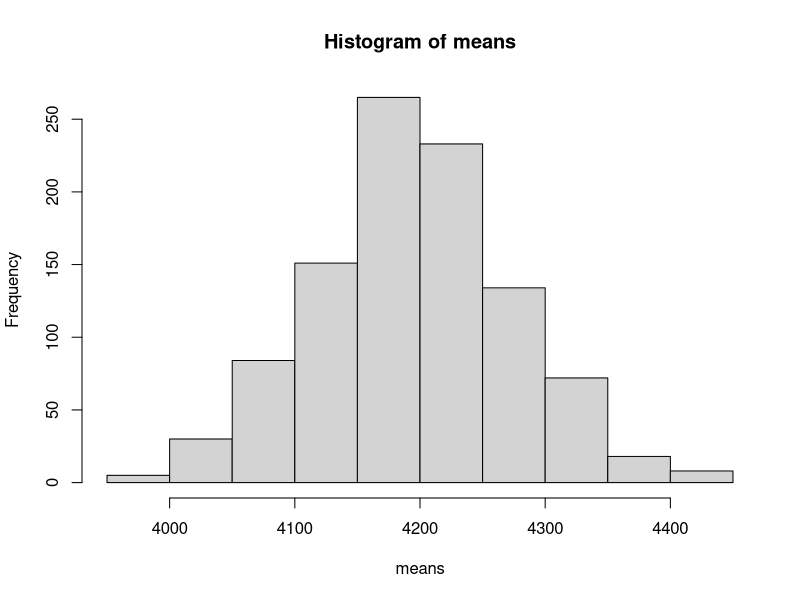

Write the R code that produced this figure. (Note: this script raises an error after producing the figure.)
# Week 10 - Functions
# Elena & Willa
# 11/2/21

#### Load libraries and set options ####
library(tidyverse)
# options(stringsAsFactors = FALSE)



#### Let's make some functions! ####

# Let's use bootstrapping to estimate how much the mean body mass varies between
# samples of penguins (standard error of the mean - SEM)

# Load data
penguins <- read.csv("../data/penguins_clean.csv") # (Note: only 2008 sample)


# Here is what we did before:

# Sample our sample size (101) 1000 times!

# Vector to keep track of the sample means
means <- c()
for(i in 1:1000) {
  # 1) Create a resampled data set, sample WITH REPLACEMENT
  p.resampled <- penguins %>%
    sample_n(nrow(penguins), replace = T)
  
  # 2) Calculate the mean of body mass and save it
  means[i] <- mean(p.resampled$body_mass_g)
  
}

# Plot our means
hist(means)
sd(means)



# How could we make these steps more "flexible"?













# Let's make our sample size and num_samples more flexible!






# Now, let's take this one step even further in making this flexible by making
# it into a function called bootstrap_bodyMass





# Let's add some additional functionality to our function.
# Let's make it so we can set a seed that we want it to use so that we (and
# others) can replicate our results.





# But what if I don't always want to pass it a seed? Right now, if I don't pass
# it a seed, the entire function doesn't work! We've added flexibility, but
# we've also removed some at the same time...

# To solve this problem, we can set a default value for an argument! This allows
# us to make an argument optional, and only if we pass something as an argument
# in the function will it override the default.

# Let's make the default value NA because if we don't specifically set a seed,
# we don't want there to be one, and we will just let R use the default seed. We
# will also need to make some changes to the body of our function to fully
# incorporate the change.









# What other parts of this function would we want to make more flexible?










# Maybe I don't only want to find the bootstrapped error of body_mass_g. Perhaps
# I want the flexibility to find any of the variables I have!






# ^^ should give us the same as what we got before with the _bodyMass function!
means <- bootstrap_bodyMass(100, 1000, 1234)
hist(means)

# It does!


# Let's try it with another variable, bill_length_mm



# Does this make sense? Let's check the original data:
mean(penguins$bill_length_mm)
mean(means)

sd(penguins$bill_length_mm) / sqrt(nrow(penguins))
sd(means)
# ^^ Looks good!



# What if we wanted to do it with a different data set?
# Load more data
baby <- read.csv("../data/brainwavebabydata.csv")
happiness <- read.csv("../data/world-happiness_2020.csv")









# ^^ should give us the same as what we got before with the _penguins function!
means <- bootstrap_penguins("body_mass_g", 100, 1000, 1234)
hist(means, main = "body_mass_g")

# It does!


# Now, try it with another data set and variable. Then we will do some together.









# If I were writing this function for my work, I would TEST TEST TEST! We would
# need to make sure that everything is working properly!






# Now that we have a working function, next thing is to DOCUMENT it so that we can easily share it with others!
# The most important things to document about a function are 3-fold:
# 1) What it does
# 2) What its arguments are (both the type and what it is/what purpose it serves)
# 3) What it returns

# Let's do this documentation for our bootstrap_SEM function








library(tidyverse)
set.seed(1)
sample_size <- 300
dat <- tibble(
  x1 = runif(sample_size, min = 0, max = 1),
  e = rnorm(sample_size, sd = 0.1),
  p = 1 / (1 + exp(-(-1 +  x1 + e))),
  log_odds = log(p / (1 - p)),
  y = rbinom(sample_size, 1, p)
)


fit <- glm(y ~ x1, data = dat, family = binomial)

fit


#### Good resources about functions ####
# Basic intro to functions:
# https://swcarpentry.github.io/r-novice-inflammation/02-func-R/

# Intro to roxygen2 for more formally documenting functions that you make:
# https://combine-australia.github.io/r-pkg-dev/documenting-functions.html



read.csc
